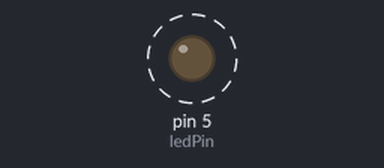
The sketch below on a simulated Arduino Uno, built with avr-gcc and run on an emulated ATmega328P. On the bench: output pins drawn as LEDs (lit = HIGH). Dashed ring = blinking. What the sketch prints to the serial monitor is not drawn.

Above: at 0.5 s.
Timing chart, 0 to 4.6 s (numbered marks = the images above):
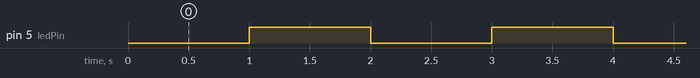

Measured:
- by itself, pin 5 (ledPin): alternates HIGH for 1.0 s and LOW for 1.0 s

The sketch:

BlinkWithoutDelay.ino
```cpp
/*

*/

// constants won't change. Used here to set a pin number:
const int ledPin = 5;  // the number of the LED pin

// Variables will change:
int ledState = LOW;  // ledState used to set the LED

// Generally, you should use "unsigned long" for variables that hold time
// The value will quickly become too large for an int to store
unsigned long previousMillis = 0;  // will store last time LED was updated

// constants won't change:
const long interval = 1000;  // interval at which to blink (milliseconds)

void setup() {
    Serial.begin(9600);
  Serial.println();
  Serial.println();

  // set the digital pin as output:
  pinMode(ledPin, OUTPUT);
}

void loop() {
  // here is where you'd put code that needs to be running all the time.

  // check to see if it's time to blink the LED; that is, if the difference
  // between the current time and last time you blinked the LED is bigger than
  // the interval at which you want to blink the LED.
  unsigned long currentMillis = millis();

  if (currentMillis - previousMillis >= interval) {
    // save the last time you blinked the LED
    previousMillis = currentMillis;

    // if the LED is off turn it on and vice-versa:
    if (ledState == LOW) {
      ledState = HIGH;
    } else {
      ledState = LOW;
    }

    // set the LED with the ledState of the variable:
    digitalWrite(ledPin, ledState);
    Serial.println(ledState);
  }
}
```
